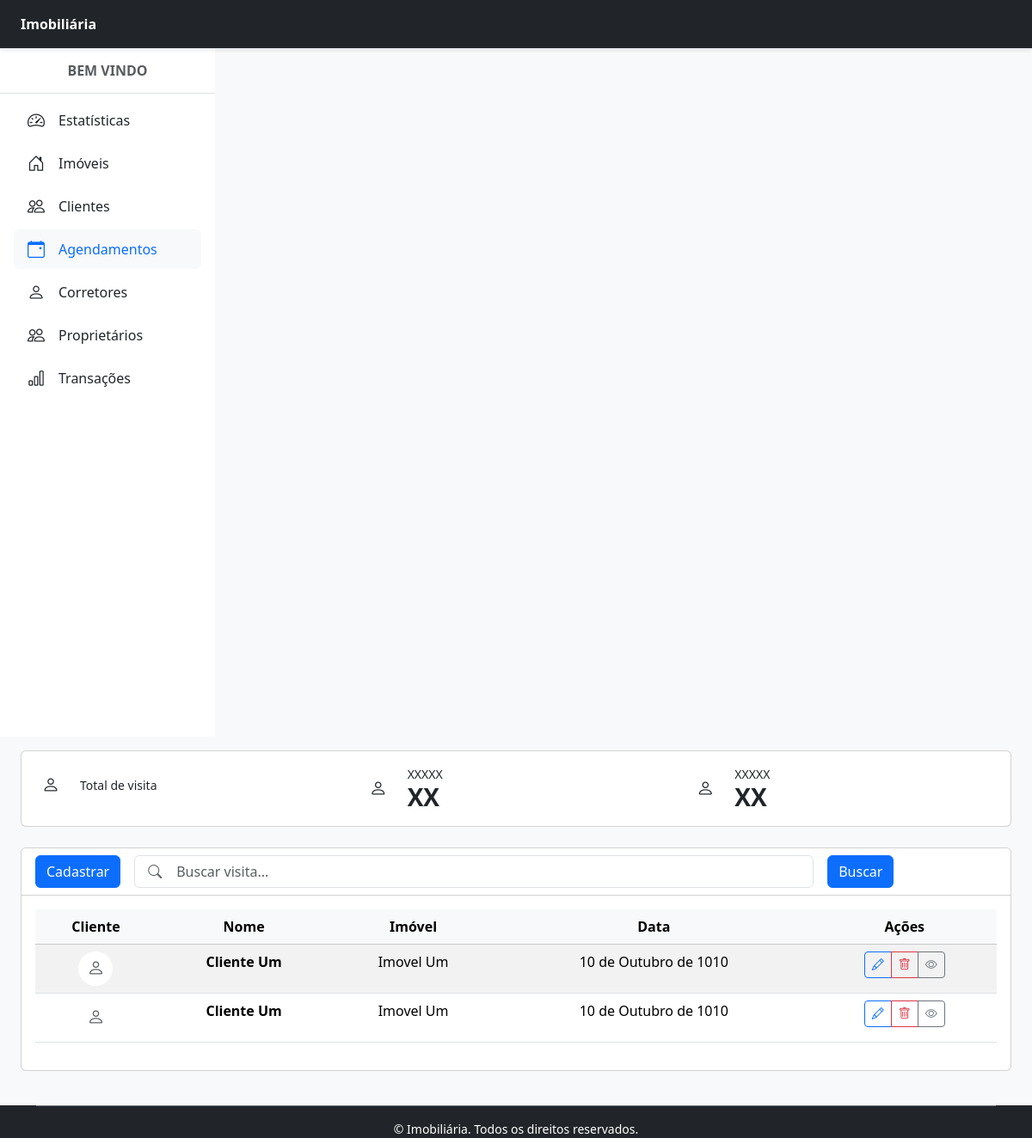
The page /visitas/ on the database as committed earlier.
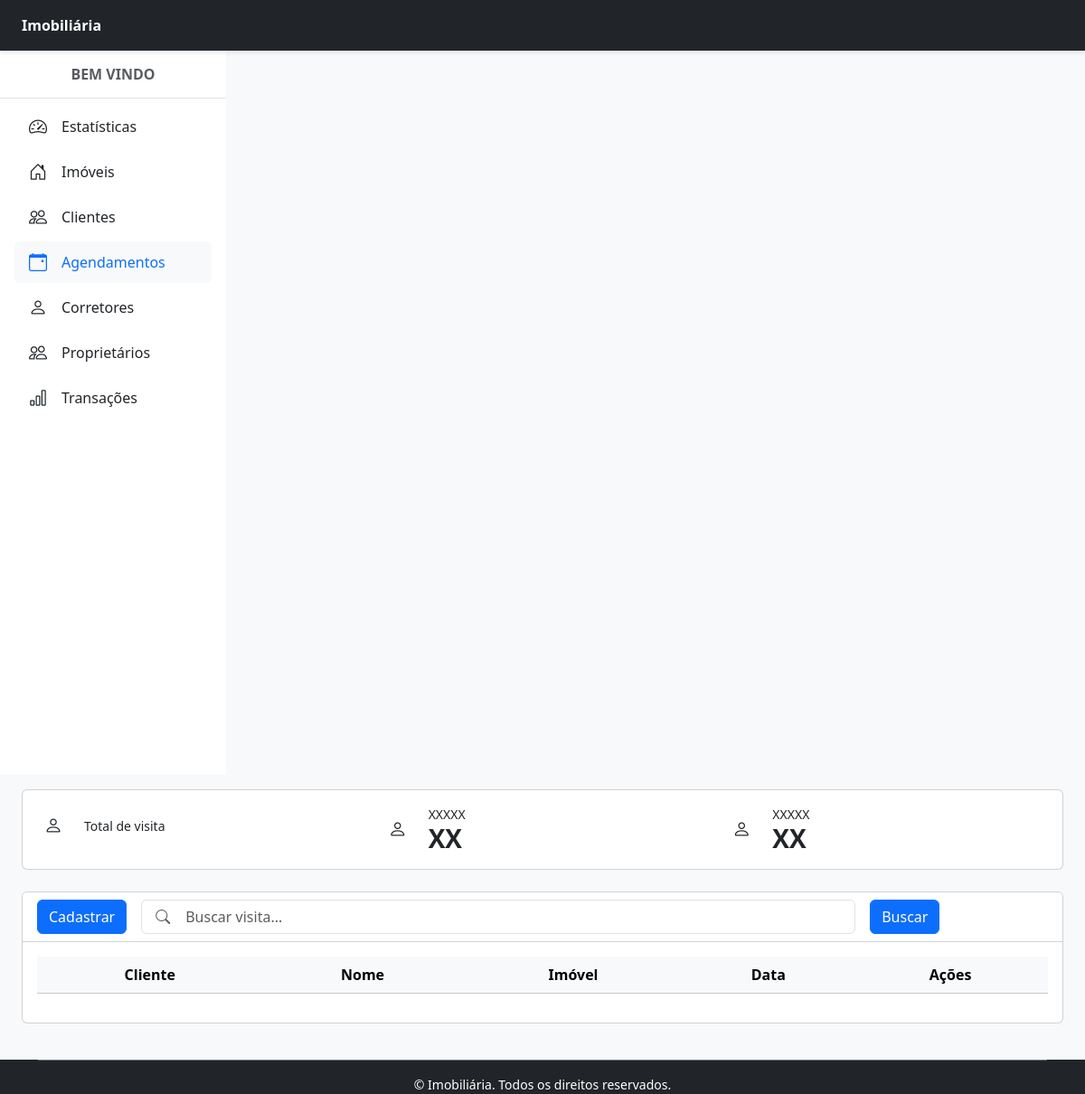
The same page on the database as committed later.
### visita/models.py (models this page shows)
class Visita(models.Model):
    corretor = models.ForeignKey('corretores.Corretor', on_delete=models.CASCADE, related_name='corretor', null=True)
    imovel = models.ForeignKey('imovel.Imovel', on_delete=models.CASCADE, related_name='imovel', null=True)
    cliente = models.ForeignKey('cliente.Cliente', on_delete=models.CASCADE, related_name='cliente', null=True)
    data = models.DateField('Data', help_text='Data da visita', null=True)
    codigoVisita = models.CharField('Código da Visita', max_length=10, unique=True, help_text='Código único da visita', default='Visita')
    class Meta:
        verbose_name = 'Cliente'
        verbose_name_plural = 'Clientes'

### cliente/models.py (models this page shows)
class Cliente(Pessoa):
    codigoCliente = models.CharField('Código do Cliente', max_length=10, unique=True, help_text='Código único do cliente')
    class Meta:
        verbose_name = 'Cliente'
        verbose_name_plural = 'Clientes'
    def __str__(self):
        return self.nome

### imovel/models.py (models this page shows, shortened)
class Imovel(models.Model):
    nome = models.CharField(max_length=100)
    codigoImovel = models.CharField('Código do Imóvel', max_length=10, unique=True, help_text='Código único do imóvel', default='Imovel')
    foto = StdImageField('Foto', upload_to='pessoas', delete_orphans=True, null=True, blank=True)
    endereco = models.CharField('Endereço', max_length=100, help_text='Endereço completo')
    proprietario = models.ManyToManyField(Proprietario, verbose_name='Proprietário', help_text='Selecione o proprietário do imóvel')
    disponivel_locacao = models.BooleanField('Disponível para Locação', default=True, help_text='Indica se o imóvel está disponível para locação')
    valorVenda = models.DecimalField('Valor de Venda', max_digits=10, decimal_places=2, null=True, blank=True, help_text='Valor do imóvel para venda')
    valorIPTU = models.DecimalField('Valor IPTU', max_digits=10, decimal_places=2, null=True, blank=True, help_text='Valor anual do IPTU')
    valorCondominio = models.DecimalField('Valor do Condomínio', max_digits=10, decimal_places=2, null=True, blank=True, help_text='Valor mensal do condomínio')
    areaTotal = models.DecimalField('Área Total (m²)', max_digits=10, decimal_places=2, null=True, blank=True, help_text='Área total do imóvel em metros quadrados')
    areaPrivativa = models.DecimalField('Área Privativa (m²)', max_digits=10, decimal_places=2, null=True, blank=True, help_text='Área privativa do imóvel em metros quadrados')
    areaUtil = models.DecimalField('Área Útil (m²)', max_digits=10, decimal_places=2, null=True, blank=True, help_text='Área útil do imóvel em metros quadrados')
    numQuartos = models.IntegerField('Número de Quartos', null=True, blank=True, help_text='Número de quartos no imóvel')
    numBanheiros = models.IntegerField('Número de Banheiros', null=True, blank=True, help_text='Número de banheiros no imóvel')
    vagasGaragem = models.IntegerField('Vagas de Garagem', null=True, blank=True, help_text='Número de vagas de garagem disponíveis')
    caracteristicas = models.TextField('Características', null=True, blank=True, help_text='Descrição das características do imóvel')
    comodidades = models.TextField('Comodidades', null=True, blank=True, help_text='Lista de comodidades oferecidas pelo imóvel')
    descricao = models.TextField('Descrição Completa', null=True, blank=True, help_text='Descrição detalhada do imóvel')
    tipoImovel = models.CharField('Tipo de Imóvel', max_length=20, choices=[('Casa', 'Casa'), ('Apartamento', 'Apartamento'), ('Terreno', 'Terreno'), ('Comercial', 'Comercial'), ('Outro', 'Outro'),], null=True, blank=True, help_text='Tipo do imóvel (casa, apartamento, etc.)')
    VALORIZACAO_PADRAO = Decimal('1.10')  # 10% de valorização padrão
    zona_valorizacao = models.BooleanField(
        default=False,
        help_text="Marque se o imóvel está em uma região de valorização especial (ex: bairro de luxo, próximo a universidades)."
    )
    class Meta:
        verbose_name = 'Imóvel'
        verbose_name_plural = 'Imóveis'
    def __str__(self):
        return self.nome

### visita/views.py (the view)
# urls.py: path('visitas/', VisitaView.as_view(), name='visita'),
class VisitaView(ListView):
    model = Visita
    template_name = 'visitas.html'
    def get_queryset(self):
        buscar = self.request.GET.get('buscar')
        qs = super(VisitaView, self).get_queryset()
        if buscar:
            qs = qs.filter(nome__icontains=buscar)
        if qs.count() > 0:
            paginator = Paginator(qs, 10)
            listagem = paginator.get_page(self.request.GET.get('page'))
            return listagem
        else:
            return messages.info(self.request, 'Nenhum agendamento encontrado')

### visita/templates/visitas.html (shortened to what the changed rows need)
{% extends "principal.html" %}
{% block content %}
<body class="bg-gray-50">
    <div class="container-fluid">
        <div class="row">
            <main class="col-md-9 mx-auto col-lg-12 p-3">
                <div class="card">
                    <div class="card-body">
                        <div class="table-responsive">
                            <table class="table table-hover table-striped">
                                <thead class="table-light text-center">
                                    <tr>
                                        <th>Cliente</th>
                                        <th>Nome</th>
                                        <th>Imóvel</th>
                                        <th>Data</th>
                                        <th>Ações</th>
                                    </tr>
                                </thead>
                                <tbody class="text-center">
                                    {% for visita in object_list %}
                                    <tr>
                                        <td>
                                            {% if visita.foto %}
                                            <img src="{{ visita.foto.url }}" class="rounded-circle" width="40" height="40" alt="Foto do visita"/>
                                            {% else %}
                                            <div class="bg-white rounded-circle d-flex align-items-center justify-content-center mx-auto" style="width: 40px; height: 40px;">
                                                <i class="bi bi-person text-muted fs-5"></i>
                                            </div>
                                            {% endif %}
                                        </td>
                                        <td class="fw-bold">{{ visita.cliente }}</td>
                                        <td>{{ visita.imovel|default:"-" }}</td>
                                        <td>{{ visita.data|default:"-" }}</td>
                                        <td class="text-center">
                                            <div class="btn-group btn-group-sm" role="group">
                                                <a href="{% url 'visita_editar' visita.pk %}" class="btn btn-outline-primary" title="Editar">
                                                    <i class="bi bi-pencil"></i>
                                                </a>
                                                <a href="{% url 'visita_apagar' visita.pk %}" class="btn btn-outline-danger" title="Excluir">
                                                    <i class="bi bi-trash"></i>
                                                </a>
                                                <button type="button" class="btn btn-outline-secondary" data-bs-toggle="modal" data-bs-target="#modal{{visita.id}}">
                                                    <i class="bi bi-eye"></i>
                                                </button>
                                            </div>
                                        </td>
                                    </tr>
                                    {% endfor %}
                                </tbody>
                            </table>
                        </div>
                    </div>
                </div>
            </main>
        </div>
    </div>
</body>
</html>
{% endblock %}

Rows that differ between the two databases and show on the page:
removed Visita: cliente "Cliente Um", imovel "Imovel Um", data "10 de Outubro de 1010"
removed Visita: cliente "Cliente Um", imovel "Imovel Um", data "10 de Outubro de 1010"
